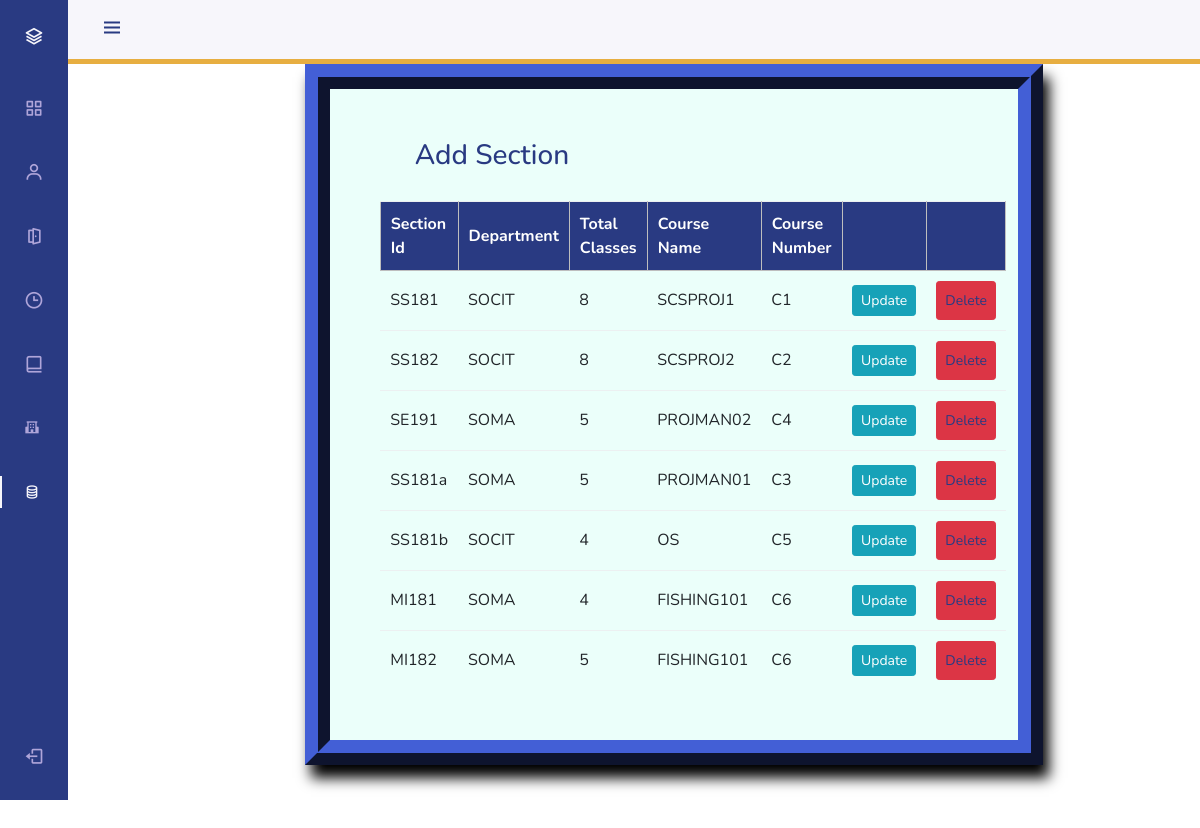
/section_list/, run on the app's committed database.
### scheduling_using_genetic/models.py (models this page shows, shortened)
class Section(models.Model):
    section_id = models.CharField(max_length=25, primary_key=True)
    department = models.ForeignKey(Department, on_delete=models.CASCADE)
    num_class_in_week = models.IntegerField(default=0)
    course = models.ForeignKey(Course, on_delete=models.CASCADE, blank=True, null=True)
    meeting_time = models.ForeignKey(MeetingTime, on_delete=models.CASCADE, blank=True, null=True)
    room = models.ForeignKey(Room,on_delete=models.CASCADE, blank=True, null=True)
    instructor = models.ForeignKey(Instructor, on_delete=models.CASCADE, blank=True, null=True)

class Department(models.Model):
    dept_name = models.CharField(max_length=50)
    courses = models.ManyToManyField(Course)
    @property
    def get_courseName (self):
        return self.courses.values_list('course_name', flat=True)
    def get_courseNumber(self):
        return self.courses.values_list('course_number', flat=True)
    def __str__(self):
        return self.dept_name

### scheduling_using_genetic/views.py (the view)
# urls.py: path('section_list/', views.section_list, name='editsection'),
def section_list(request):
    context = {
        'sections': Section.objects.all()
    }
    return render(request, 'sectionlist.html', context)

### scheduling_using_genetic/templates/sectionlist.html (shortened to what this page needs)
{% block content %}
{% load static %}
    <!DOCTYPE html>
<html lang="en">
    <head>
        <link href='https://cdn.jsdelivr.net/npm/boxicons@2.0.5/css/boxicons.min.css' rel='stylesheet'>
        <link rel="stylesheet" href="https://maxcdn.bootstrapcdn.com/bootstrap/4.0.0/css/bootstrap.min.css">
        <link rel="stylesheet" href="{% static 'css/styles.css' %}">
    </head>
    <body id="body-pd">
        <header class="header" id="header" style="border-bottom: 5px solid #e7ae41;">
            <div class="header__toggle">
                <i class='bx bx-menu' id="header-toggle"></i>
            </div>
        </header>
       <div class="l-navbar" id="nav-bar">
            <nav class="nav">
                <div>
                    <a href="#" class="nav__logo">
                        <i class='bx bx-layer nav__logo-icon'></i>
                    </a>
                    <div class="nav__list">
                        <a href="{% url 'index' %}" class="nav__link ">
                        <i class='bx bx-grid-alt nav__icon' ></i>
                        </a>
                        <a href="{% url 'addprofessor' %}" class="nav__link">
                            <i class='bx bx-user nav__icon' ></i>
                        </a>
                        <a href="{% url 'addroom' %}" class="nav__link">
                            <i class='bx bx-door-open nav__icon' ></i>
                        </a>
                        <a href="{% url 'addmeetingtime' %}" class="nav__link">
                            <i class='bx bx-time nav__icon' ></i>
                        </a>
                        <a href="{% url 'addcourse' %}" class="nav__link">
                            <i class='bx bx-book-alt nav__icon' ></i>
                        </a>
                        <a href="{% url 'adddepartment' %}" class="nav__link">
                            <i class='bx bxs-school' ></i>
                        </a>
                        <a href="{% url 'addsection' %}" class="nav__link active">
                            <i class='bx bx-coin-stack' ></i>
                        </a>
                    </div>
                </div>
                <a href="{% url 'logout' %}" class="nav__link">
                    <i class='bx bx-log-out nav__icon' ></i>
                </a>
            </nav>
        </div>
        <div class="container">
<fieldset class="fieldset">
    <a href="{% url 'addsection'%}"><h1 class="tablink" onclick="openPage('new')" id="defaultOpen">Add Section</h1></a>
    <div class="tabcontent" id="edit">
        <table class="table1">
            <thead>
            <tr class="table-headers">
            <th>Section Id</th>
            <th>Department</th>
            <th>Total Classes</th>
            <th>Course Name</th>
                <th>Course Number</th>
                <th  class="empty"></th>
                <th  class="empty"></th>
            </tr>
            </thead>
            <tbody>
            {% for sec in sections %}
            <tr>
             <td>{{sec.section_id}}</td>
                <td>{{sec.department}}</td>
             <td>{{sec.num_class_in_week }}</td>
                <td>{{sec.department.get_courseName.first}}</td>
                <td>{{sec.department.get_courseNumber.first}}</td>
                <td><a class="btn btn-sm btn-info" href="{% url 'update_section' sec.section_id %}">Update</a></td>
             <td class="empty">
                <form action="{% url 'deletesection' sec.section_id %}" method="post">
                        <input type="submit" value="Delete" class="btn btn-sm btn-danger">
                </form>
             </td>
             </tr>
            {% endfor %}
            </tbody>
        </table>
    </div>
</fieldset>
        </div>
    </body>
</html>
{% endblock %}

### static/css/styles.css (style rules this page uses)
:root { --header-height: 3rem; --nav-width: 68px; --first-color: #293a82; --first-color-light: #AFA5D9; --white-color: #F7F6FB; --body-font: 'Nunito', sans-serif; --normal-font-size: 1rem; --z-fixed: 100; }
*,::before,::after { box-sizing: border-box; }
body { position: relative; margin: var(--header-height) 0 0 0; padding: 0 1rem; font-family: var(--body-font); font-size: var(--normal-font-size); transition: .5s; }
a { text-decoration: none; }
.header { width: 100%; height: var(--header-height); position: fixed; top: 0; left: 0; display: flex; align-items: center; justify-content: space-between; padding: 0 1rem; background-color: var(--white-color); z-index: var(--z-fixed); transition: .5s; }
.header__toggle { color: var(--first-color); font-size: 1.5rem; cursor: pointer; }
.l-navbar { position: fixed; top: 0; left: -30%; width: var(--nav-width); height: 100vh; background-color: var(--first-color); padding: .5rem 1rem 0 0; transition: .5s; z-index: var(--z-fixed); }
.nav { height: 100%; display: flex; flex-direction: column; justify-content: space-between; overflow: hidden; }
.nav__logo, .nav__link { display: grid; grid-template-columns: max-content max-content; align-items: center; column-gap: 1rem; padding: .5rem 0 .5rem 1.5rem; }
.nav__logo { margin-bottom: 2rem; }
.nav__logo-icon { font-size: 1.25rem; color: var(--white-color); }
.nav__link { position: relative; color: var(--first-color-light); margin-bottom: 1.5rem; transition: .3s; }
.nav__icon { font-size: 1.25rem; }
.active { color: var(--white-color); }
.active::before { content: ''; position: absolute; left: 0; width: 2px; height: 32px; background-color: var(--white-color); }
@media screen and (min-width: 768px) { body { margin: calc(var(--header-height) + 1rem) 0 0 0; padding-left: calc(var(--nav-width) + 2rem); } }
@media screen and (min-width: 768px) { .header { height: calc(var(--header-height) + 1rem); padding: 0 2rem 0 calc(var(--nav-width) + 2rem); } }
@media screen and (min-width: 768px) { .l-navbar { left: 0; padding: 1rem 1rem 0 0; } }
.container { height: 850px; position: relative; }
.fieldset h1 { color: #293a82; padding-bottom: 20px; margin-left: 35px; display: inline-block; cursor: pointer; font-size: 28px; }
.fieldset input { padding:8px; color: #293a82 }
.table2 td, th { border: 1px solid rgb(190,190,190); padding: 10px 20px; }
.table1 { width: 100%; border-collapse: collapse; text-align: left; overflow: hidden; }
.table1 td, th { border-top: 1px solid #ECF0F1; padding: 10px; }
.table1 th { background-color: #293a82; color: #fff; }
.fieldset { margin-top: 3%; margin-left: 18%; margin-right: 12%; padding: 50px; border-width: 25px; border-style: ridge; border-color: #293a82; box-shadow: 6px 13px 13px 0px black; background-color: #ebfffa; }

### data on the page
Section: section_id "SS181", department "SOCIT", num_class_in_week "8", department.get_courseName.first "SCSPROJ1", department.get_courseNumber.first "C1"
Section: section_id "SS182", department "SOCIT", num_class_in_week "8", department.get_courseName.first "SCSPROJ2", department.get_courseNumber.first "C2"
Section: section_id "SE191", department "SOMA", num_class_in_week "5", department.get_courseName.first "PROJMAN02", department.get_courseNumber.first "C4"
Section: section_id "SS181a", department "SOMA", num_class_in_week "5", department.get_courseName.first "PROJMAN01", department.get_courseNumber.first "C3"
Section: section_id "SS181b", department "SOCIT", num_class_in_week "4", department.get_courseName.first "OS", department.get_courseNumber.first "C5"
Section: section_id "MI181", department "SOMA", num_class_in_week "4", department.get_courseName.first "FISHING101", department.get_courseNumber.first "C6"
Section: section_id "MI182", department "SOMA", num_class_in_week "5", department.get_courseName.first "FISHING101", department.get_courseNumber.first "C6"
